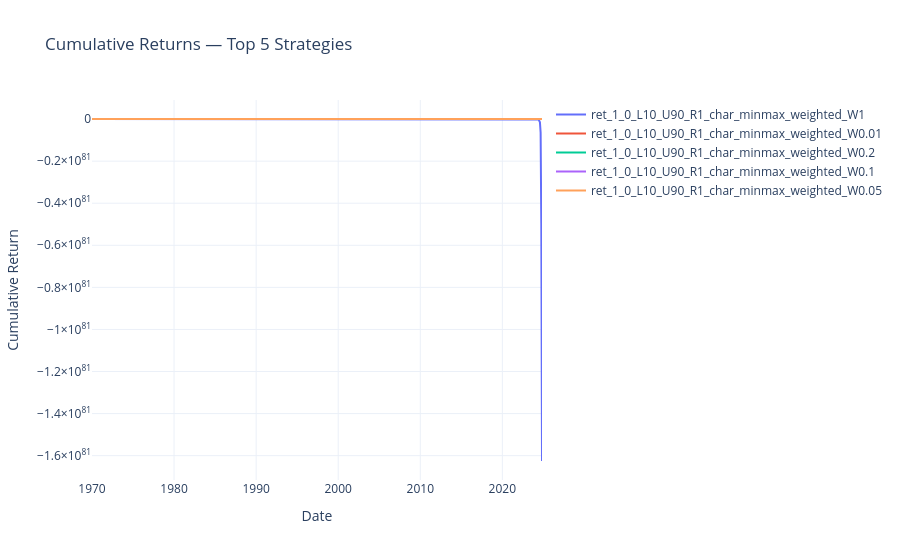

The cell this chart's notebook holds for it:
### Markdown cell above
## Cumulative Returns — Top Strategies

### Code cell
import plotly.graph_objects as go

top_strategies = summary_df.head(top_n)["Strategy"].tolist()
cumret_df = pd.DataFrame(cumret_dict)
cols_to_plot = [c for c in top_strategies if c in cumret_df.columns]

fig = go.Figure()
for i, col in enumerate(cols_to_plot):
    fig.add_trace(go.Scatter(
        x=cumret_df.index, y=cumret_df[col],
        mode="lines", name=col, line=dict(width=2),
        visible=True if i < 5 else "legendonly",
    ))
fig.update_layout(
    title=f"Cumulative Returns — Top {len(cols_to_plot)} Strategies",
    xaxis_title="Date", yaxis_title="Cumulative Return",
    template="plotly_white", hovermode="x unified",
)
fig.show()

### Figure 1 — Plotly figure (JSON) as saved in the notebook; plotly's stock layout.template omitted (floating-point values rounded to 4 significant figures; data arrays with more than 128 entries replaced by an {"elided": "..."} marker saying what was removed)
{"data": [{"line": {"width": 2}, "mode": "lines", "name": "ret_1_0_L10_U90_R1_char_minmax_weighted_W1", "type": "scatter", "visible": true, "x": {"elided": "659 str values"}, "y": {"elided": "659 float values"}}, {"line": {"width": 2}, "mode": "lines", "name": "ret_1_0_L10_U90_R1_char_minmax_weighted_W0.01", "type": "scatter", "visible": true, "x": {"elided": "659 str values"}, "y": {"elided": "659 float values"}}, {"line": {"width": 2}, "mode": "lines", "name": "ret_1_0_L10_U90_R1_char_minmax_weighted_W0.2", "type": "scatter", "visible": true, "x": {"elided": "659 str values"}, "y": {"elided": "659 float values"}}, {"line": {"width": 2}, "mode": "lines", "name": "ret_1_0_L10_U90_R1_char_minmax_weighted_W0.1", "type": "scatter", "visible": true, "x": {"elided": "659 str values"}, "y": {"elided": "659 float values"}}, {"line": {"width": 2}, "mode": "lines", "name": "ret_1_0_L10_U90_R1_char_minmax_weighted_W0.05", "type": "scatter", "visible": true, "x": {"elided": "659 str values"}, "y": {"elided": "659 float values"}}], "layout": {"hovermode": "x unified", "title": {"text": "Cumulative Returns — Top 5 Strategies"}, "xaxis": {"title": {"text": "Date"}}, "yaxis": {"title": {"text": "Cumulative Return"}}}}
